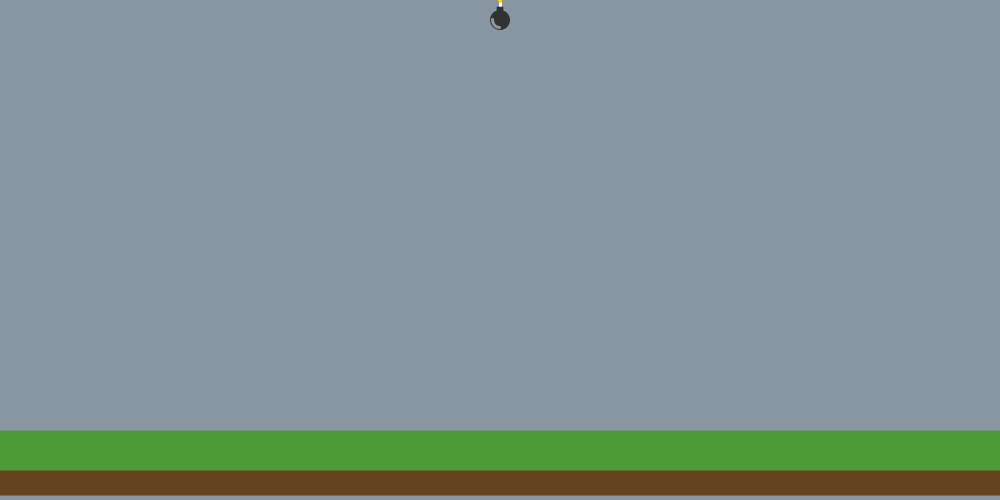
Frame 1 (no input)
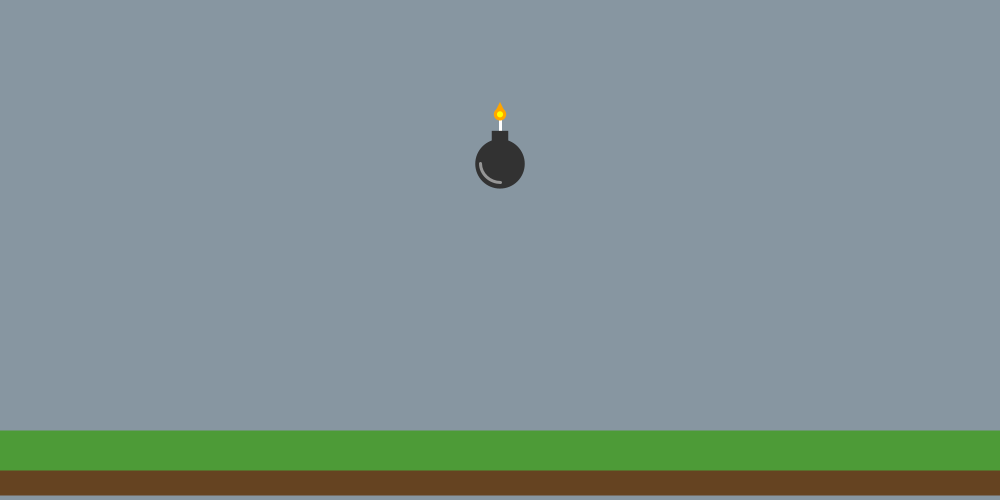
Frame 60 (the mouse pressed at the canvas centre just before this capture)
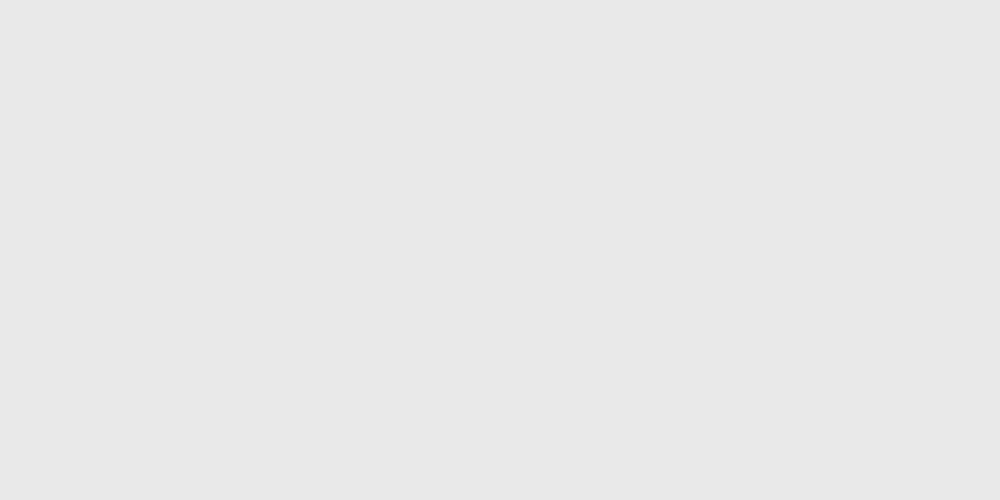
Frame 120 (the mouse held since frame 60 and released just before this capture)

The Processing sketch that drew these frames (run headless with seeded random() and noise(); from frame 60 on, the mouse is pressed at the canvas centre):

// Processing sketch: Raine_Moses
// ── Raine_Moses.pde
float circleY = 20; // Height of the circle
float circleD = 20; // Diameter of the circle
float triX;
float triY;
float dim;
float k;
float n;
float x = 1;

float circX;
float circY;
float[] posX;
float[] posY;
float[] velX;
float[] velY;
int numCircles = 150;

// ----------------------------------------------------------------------------------------

void setup() {
  size(1000, 500);
  triX = width/2-10;
  triY = height-10;
  dim = 255;
  k = 1;
  n = 1;
  
  // Sand particle arrays
  posX = new float[numCircles];
  posY = new float[numCircles];
  velX = new float[numCircles];
  velY = new float[numCircles];
  
  for (int i = 0; i < numCircles; i++) {
      posX[i] = random(-200, width);
      posY[i] = random(0, height);
      velX[i] = random(1, 2);
      velY[i] = random(-0.5, 0.5);
  }
}

void draw() {
  if (circleY < (height-circleD/2) && frameCount < 100) {
    
    background(135,150,161);
    
    // Grass
    strokeWeight(40);
    stroke(101,67,33);
    line(0, 475, width, 475);
    stroke(77,155,55);
    line(0, 450, width, 450);

    // White line
    stroke(255);
    strokeWeight(3);
    line(width/2, circleY, width/2, circleY-circleD);

    // Black square
    rectMode(CENTER);
    fill(50);
    noStroke();
    square(width/2, circleY-circleD/2, circleD/3);

    // Black circle
    fill(50);
    noStroke();
    circle(width/2, circleY, circleD);

    // White arc
    stroke(150);
    arc(width/2, circleY, circleD/1.3, circleD/1.3, HALF_PI, PI);

    // Orange circle
    fill(255, 165, 0);
    noStroke();
    circle(width/2, circleY-circleD, circleD/4);

    // Orange triangle
    fill(255, 165, 0);
    noStroke();
    triangle(width/2-circleD/8, circleY-circleD, width/2+circleD/8, circleY-circleD, width/2, circleY-circleD-circleD/4);

    // Yellow circle
    fill(255, 255, 0);
    noStroke();
    circle(width/2, circleY-circleD, circleD/8);

    x += 0.2;
    circleY = x*x;
    circleD += 0.5;
    
// --------------------------------------------------------------------------------------------
  } else if (frameCount >= 100 && frameCount <= 108) {
    background(200);
    
    // Explosion circle
    fill(150);
    noStroke();
    circle(width/2, height, 12*k);
    
    // Explosion polygon
    fill(255,165,0);
    beginShape();
    vertex(width/2-50, height);
    vertex(width/2-80, height-30);
    vertex(width/2-25, height-10);
    vertex(width/2-50, height-60);
    vertex(width/2, height-10);
    vertex(width/2+50, height-60);
    vertex(width/2+25, height-10);
    vertex(width/2+80, height-30);
    vertex(width/2+50, height);
    endShape(CLOSE);
    
    // Fragments
    fill(0);
    noStroke();
    triangle(triX-10*k, triY-5*k, triX+10-10*k, triY+10-5*k, triX+10-10*k, triY-10-5*k);
    triangle(triX+5*k, triY-8*k, triX+20+5*k, triY-20-8*k, triX+40+5*k, triY+20-8*k);
    triangle(triX+0*k, triY-9*k, triX+10+0*k, triY-20-9*k, triX+20+0*k, triY+20-9*k);
    triangle(triX-5*k, triY-8*k, triX+20-5*k, triY-20-8*k, triX+30-5*k, triY+20-8*k);
    triangle(triX+10*k, triY-5*k, triX+20+10*k, triY-20-5*k, triX+40+10*k, triY+20-5*k);
   
    k += 4;
// -------------------------------------------------------------------------------------------
  } else if (frameCount > 108 && frameCount <= 250) {
    background(dim);
    
    // Screen fade
    dim = dim - 2;
    if (dim < 0) dim = 0;
    
// --------------------------------------------------------------------------------------------
  } else if (frameCount > 250 && frameCount <= 350) {
    background(0);
    
    // Time text
    fill(34,76,98);
    textSize(500);
    textAlign(CENTER, CENTER);
    text("TIME", width/2, height/2);
    
    // Sand in the hourglass
    fill(194,178,128);
    noStroke();
    beginShape();
    vertex(width/2-40, height/2+80);
    vertex(width/2-30, height/2+60);
    vertex(width/2, height/2+50);
    vertex(width/2+30, height/2+60);
    vertex(width/2+40, height/2+80);
    endShape(CLOSE);
    triangle(width/2, height/2, width/2-20, height/2-40, width/2+20, height/2-40);
    stroke(194,178,128);
    strokeWeight(2);
    line(width/2, height/2, width/2, height/2+50);
    
    // Hourglass glass
    noFill();
    stroke(255);
    strokeWeight(2);
    triangle(width/2, height/2, width/2-40, height/2-80, width/2+40, height/2-80);
    triangle(width/2, height/2, width/2-40, height/2+80, width/2+40, height/2+80);
    
    // Hourglass top and bottom
    fill(255);
    rect(width/2, height/2-90, 100, 20);
    rect(width/2, height/2+90, 100, 20);
    
    // Sand particles
    for (int i = 0; i < numCircles; i++) { 
      // Update positions
      posX[i] += velX[i];
      posY[i] += velY[i];
      // Draw circles 
      fill(194,178,128);
      noStroke();
      circle(posX[i], posY[i], 5);
    
    }
// ------------------------------------------------------------------------------ 
  } else if (frameCount > 350 && frameCount <= 450) {
    background(0);
    
    // Infinity text
    fill(100);
    textSize(100);
    textAlign(CENTER, CENTER);
    text("I    N    F    I      N    I    T    Y", width/2, height/2-20);
    
    // Infinity symbol
    fill(255);
    textSize(800);
    textAlign(CENTER, CENTER);
    text("\u221e", width/2, height/2-40);
    
    // Blue and red light rays
    stroke(28,107,160);
    strokeWeight(50);
    line(width/2-width/2+10*k, height, width/2-width+20*k, 0);
    stroke(220,20,60);
    line(width/2+width/2-10*k, height, width/2+width-20*k, 0);
    
    k += 1;
// --------------------------------------------------------------------------------
  } else if (frameCount > 450 && frameCount <= 600) {
    background(0);
    
    // Stars
    for (int i = 0; i < numCircles; i++) { 
      
      // Draw circles 
      fill(255);
      noStroke();
      circle(posX[i], posY[i], 5);
    }  
    
    // Planet
    fill(34,76,98);
    noStroke();
    circle(width/2, height/1.5, 300);
    stroke(44,86,108);
    noFill();
    arc(width/2, height/1.5-150, 300, 200, PI/4, PI/2);
    arc(width/2, height/1.5-150, 450, 375, 5*PI/12, 2*PI/3);
    arc(width/2, height/1.5-150, 500, 550, 3*PI/8, 7*PI/12);
    
    // Cloud
    fill(100);
    noStroke();
    ellipse(width/2, height/1.5-130, 120+n, 40+n);
    fill(50);
    ellipse(width/2, height/1.5-140, 90+n, 30+n);
    
    fill(85,70,60);
    strokeWeight(15);
    stroke(255,200,150);
    line(width/2, height/1.5-150, width/2, height/1.5-225);
    
    stroke(85,70,60);
    ellipse(width/2-12, height/1.5-225-n, 25, 40);
    ellipse(width/2+12, height/1.5-225-n, 25, 40);
    ellipse(width/2, height/1.5-220-n, 75, 25);
    fill(240,160,120);
    stroke(240,160,120);
    ellipse(width/2-10, height/1.5-150, 15, 20);
    ellipse(width/2+10, height/1.5-150, 15, 20);
    ellipse(width/2, height/1.5-147, 50, 15);
    noFill();
    stroke(255,200,150);
    strokeWeight(5);
    ellipse(width/2, height/1.5-185, 50+n, 8);
    
    // Chaos text
    fill(138,3,3);
    textSize(150);
    textAlign(CENTER, CENTER);
    text("C", 50+k/5, 250+k/5);
    text("H", 250+k/5, 350-k/5);
    text("A", 550-k/5, 200+k/5);
    text("O", 750-k/5, 300+k/5);
    text("S", 850+k/5, 250-k/5);
    
    k += 1;
    n += 0.1;
    
    
// --------------------------------------------------------------------------------
  } else {
    background(0);
  }
}
